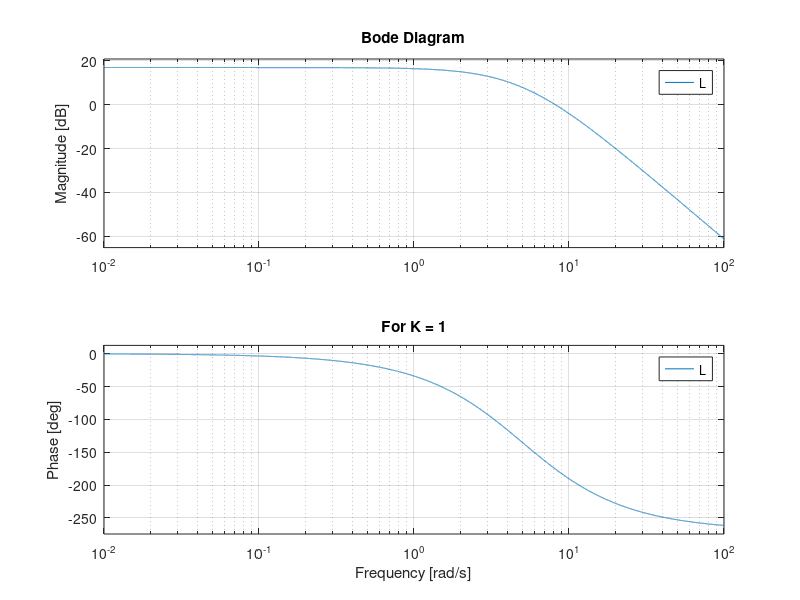
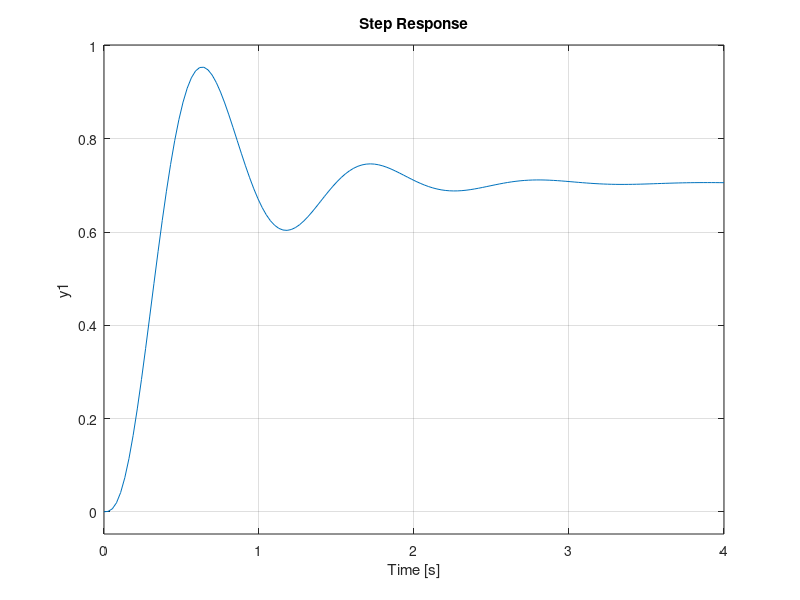
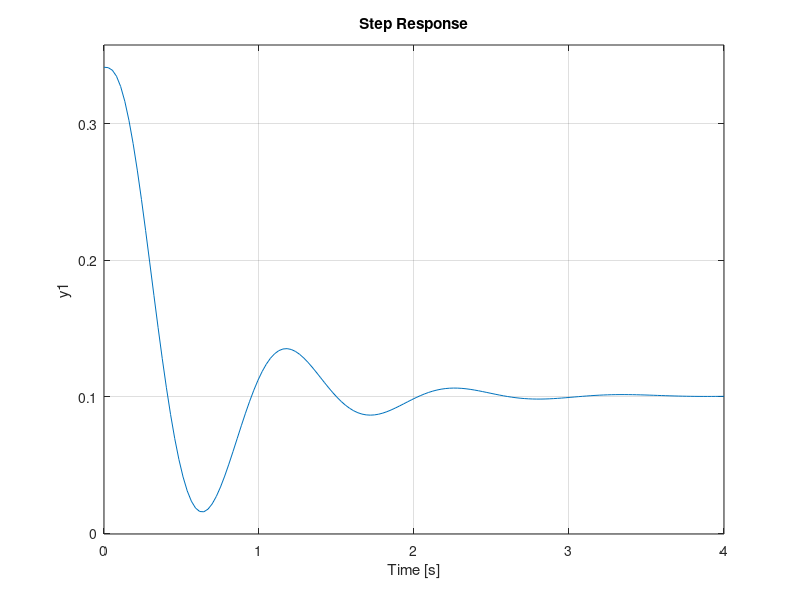
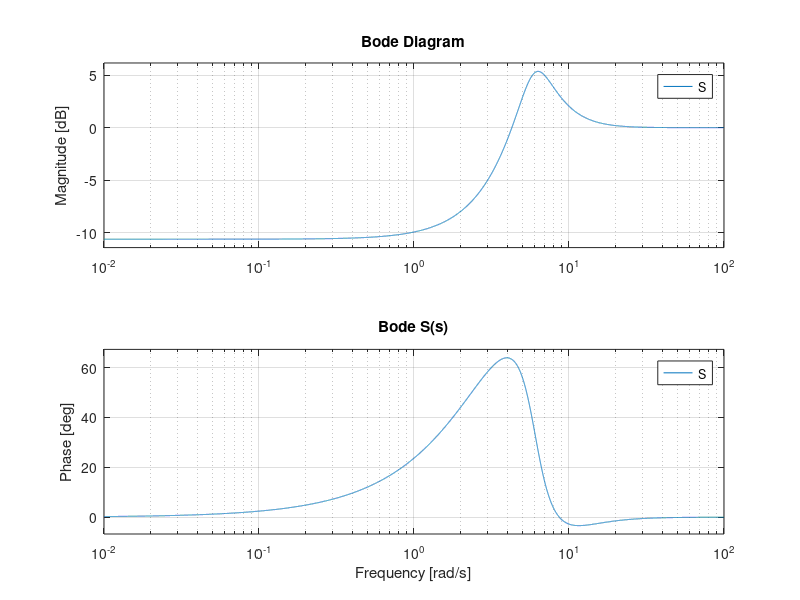

The MATLAB script that drew these images, in order: (Note: this script raises an error after producing the figures.)
%Michael Wang
%ENAE432
%PS7

%1)
s = tf('s');
L = 7/(s/5+1)^3;
span = logspace(-2,2,20000);
figure(1);
bode(L,span);   %bode w/ K = 1
title('For K = 1');
% figure(2);
% margin(L);

%1b)
T_1b = feedback(.3416*L,1);
T_poles = pole(T_1b)
figure(3);
step(T_1b);

%1c)
figure(4);
R = .3416/(1+L*.3416);
step(R);

%1d)
S = (s/5+1)^3/(2.391+(s/5+1)^3);
figure(5);
bode(S, span);
title('Bode S(s)');

%2a)
L2 = (s+1)/(2*s*(s-3));
figure(6);
bode(L2, span); %for K=1, using as base to draw nyquist for small and large K
title('2a), bode of L(s) for K=1');
figure(7);
margin(L2);
title('2a margins for K = 1');

%2b)
K2 = 13.49;
L2 = L2*K2;
T2b = feedback(L2,1);
T2_poles = pole(T2b)
figure(8);
step(T2b);

%2c)
H2 = K2/s;
R2 = H2/(1+L2);
figure(9);
step(R2);
title('2c) Step of u(t)');

%2d)
figure(10);
S2 = 2*s*(s-3)/(K2*(s+1)+2*s*(s-3));
bode(S2,span);
title('2d) Bode of S(s)');

%%
%3a)
L3 = 12/(s^2*(s+1)); %using K = 1 and tau = 1 for baseline
figure(12);
margin(L3);
figure(13);
margin(-L3); % K = -1 

%%
%3b)
L3b = 12*(2*s+1)/(s^2*(s+1)); %stable
figure(14);
margin(L3b);
figure(15);
L3b = 12*(s+1)/(s^2*(2*s+1)); %unstable
margin(L3b);

%%
%3c)
L3c = 12*(s+1)/(s^2*(.17*s+1));
figure(16);
margin(L3c);
K3c = .21135;
L3c = L3c*K3c;
T3 = feedback(L3c, 1);
T3c_Poles = pole(T3)

%%
%3d)
figure(17)
step(T3);

%%
%3e)
figure(18);
L3e = L3c*10;
step(feedback(L3e,1));
%%
%3f)
a3f = mag2db(abs(evalfr(L3c/K3c,1.855*j)))